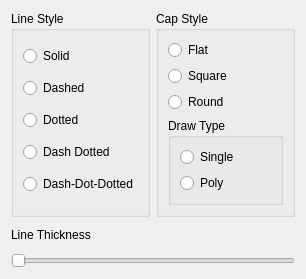
<?xml version="1.0" encoding="UTF-8"?>
<ui version="4.0">
 <class>LineProperties</class>
 <widget class="QDialog" name="LineProperties">
  <property name="geometry">
   <rect>
    <x>0</x>
    <y>0</y>
    <width>306</width>
    <height>279</height>
   </rect>
  </property>
  <property name="windowTitle">
   <string>Dialog</string>
  </property>
  <layout class="QVBoxLayout" name="verticalLayout_4">
   <item>
    <layout class="QFormLayout" name="formLayout">
     <item row="0" column="0">
      <widget class="QGroupBox" name="groupBox">
       <property name="title">
        <string>Line Style</string>
       </property>
       <layout class="QVBoxLayout" name="verticalLayout">
        <item>
         <widget class="QRadioButton" name="solid">
          <property name="text">
           <string>Solid</string>
          </property>
         </widget>
        </item>
        <item>
         <widget class="QRadioButton" name="dashed">
          <property name="text">
           <string>Dashed</string>
          </property>
         </widget>
        </item>
        <item>
         <widget class="QRadioButton" name="dotted">
          <property name="text">
           <string>Dotted</string>
          </property>
         </widget>
        </item>
        <item>
         <widget class="QRadioButton" name="dash_dotted">
          <property name="text">
           <string>Dash Dotted</string>
          </property>
         </widget>
        </item>
        <item>
         <widget class="QRadioButton" name="dash_dot_dotted">
          <property name="text">
           <string>Dash-Dot-Dotted</string>
          </property>
         </widget>
        </item>
       </layout>
      </widget>
     </item>
     <item row="0" column="1">
      <widget class="QGroupBox" name="groupBox_2">
       <property name="title">
        <string>Cap Style</string>
       </property>
       <layout class="QVBoxLayout" name="verticalLayout_2">
        <item>
         <widget class="QRadioButton" name="flat">
          <property name="text">
           <string>Flat</string>
          </property>
         </widget>
        </item>
        <item>
         <widget class="QRadioButton" name="square">
          <property name="text">
           <string>Square</string>
          </property>
         </widget>
        </item>
        <item>
         <widget class="QRadioButton" name="round">
          <property name="text">
           <string>Round</string>
          </property>
         </widget>
        </item>
        <item>
         <widget class="QGroupBox" name="groupBox_3">
          <property name="title">
           <string>Draw Type</string>
          </property>
          <layout class="QVBoxLayout" name="verticalLayout_3">
           <item>
            <widget class="QRadioButton" name="single">
             <property name="text">
              <string>Single</string>
             </property>
            </widget>
           </item>
           <item>
            <widget class="QRadioButton" name="poly">
             <property name="text">
              <string>Poly</string>
             </property>
            </widget>
           </item>
          </layout>
         </widget>
        </item>
       </layout>
      </widget>
     </item>
    </layout>
   </item>
   <item>
    <widget class="QLabel" name="label">
     <property name="text">
      <string>Line Thickness</string>
     </property>
    </widget>
   </item>
   <item>
    <widget class="QSlider" name="thickness">
     <property name="orientation">
      <enum>Qt::Horizontal</enum>
     </property>
    </widget>
   </item>
  </layout>
 </widget>
 <resources/>
 <connections/>
</ui>
